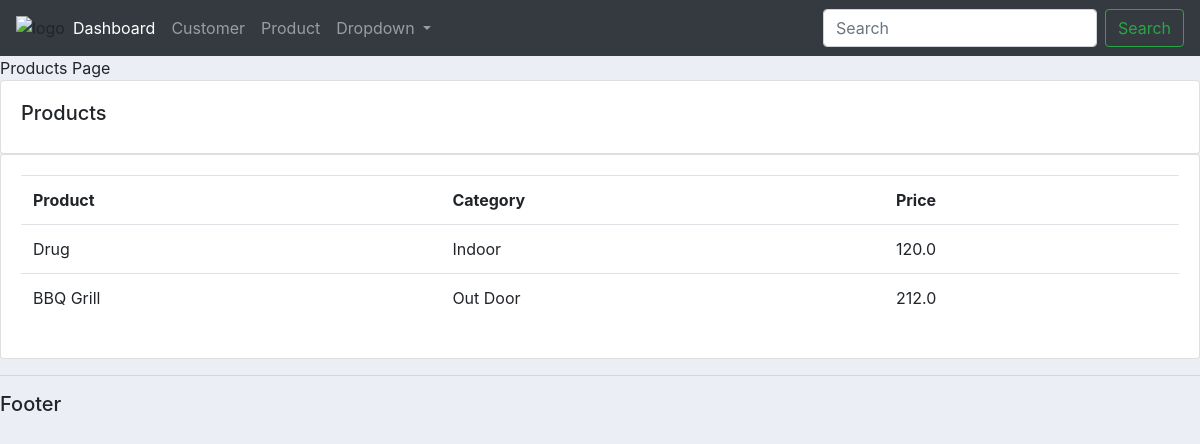
/products/, run on an earlier commit of the app's database.
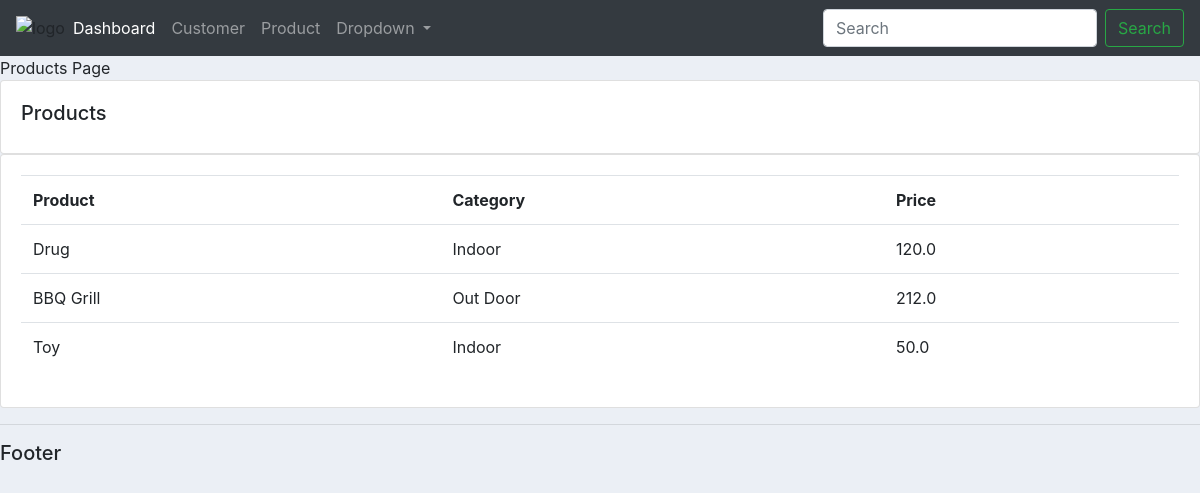
And on a later commit of the database.
### accounts/models.py (models this page shows, shortened)
class Product(models.Model):
    CATEGORY = (
        ('Indoor', 'Indoor'),
        ('Out Door', 'Out Door')
    )
    name = models.CharField("Product Name ", max_length=200, null=True)
    price = models.FloatField("Price", null=True)
    category = models.CharField("Category ", max_length=30, null=True, choices=CATEGORY)
    description = models.CharField("Description ", max_length=250, null=True, blank=True )
    date_created = models.DateTimeField(auto_now_add=True, null=True)
    tags = models.ManyToManyField(Tag)

### accounts/views.py (the view)
# urls.py: path('products/', views.products),
def products(request):
    products = Product.objects.all()
    return render(request, 'accounts/product.html', {'products': products})

### templates/accounts/product.html
{% extends 'accounts/main.html' %}
{% block title %} Products Page {% endblock %}
{% block content %}
<br>
		<div class="row">
			<div class="col-md">
				<div class="card card-body">
					<h5>Products</h5>
				</div>
				<div class="card card-body">
					<table class="table">
						<tr>
							<th>Product</th>
							<th>Category</th>
							<th>Price</th>
						</tr>
                        {% for i in products %}
                            <tr>
                                <td>{{i.name}}</td>
                                <td>{{i.category}}</td>
                                <td>{{i.price}}</td>
                            </tr>
                        {% endfor %}
					</table>
				</div>
			</div>
		</div>
{% endblock %}

What changed in the data, as far as the page shows it:
added Product: name "Toy", category "Indoor", price "50.0"
